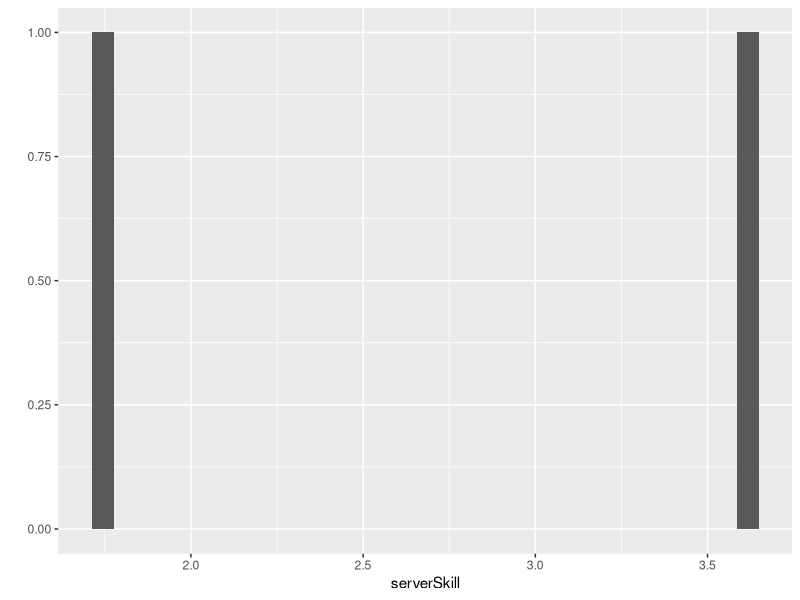
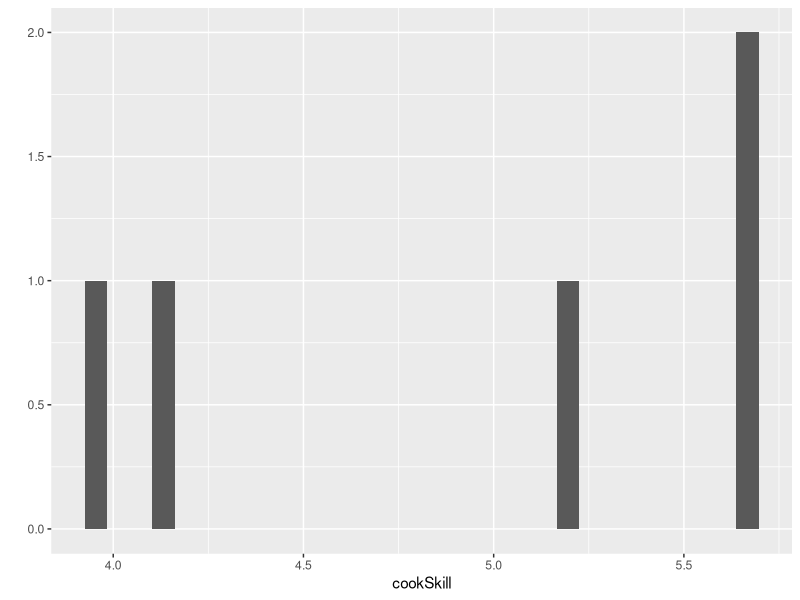
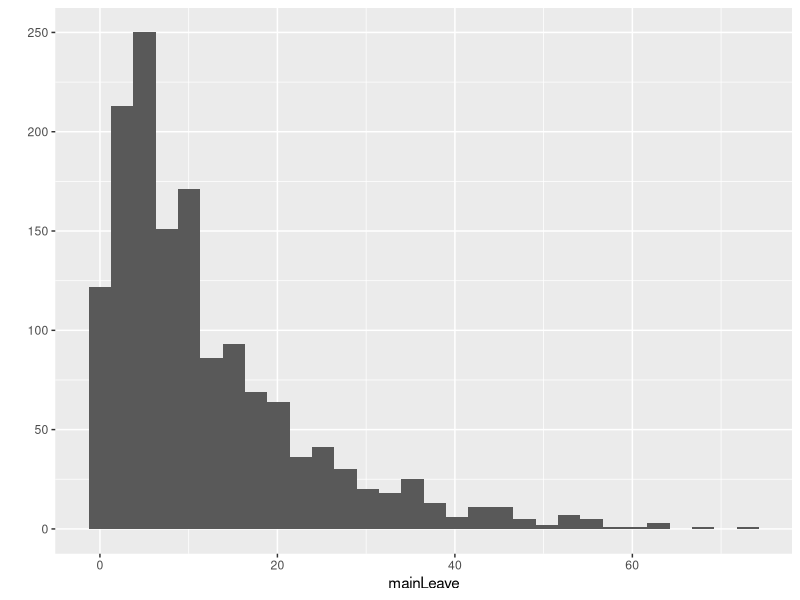
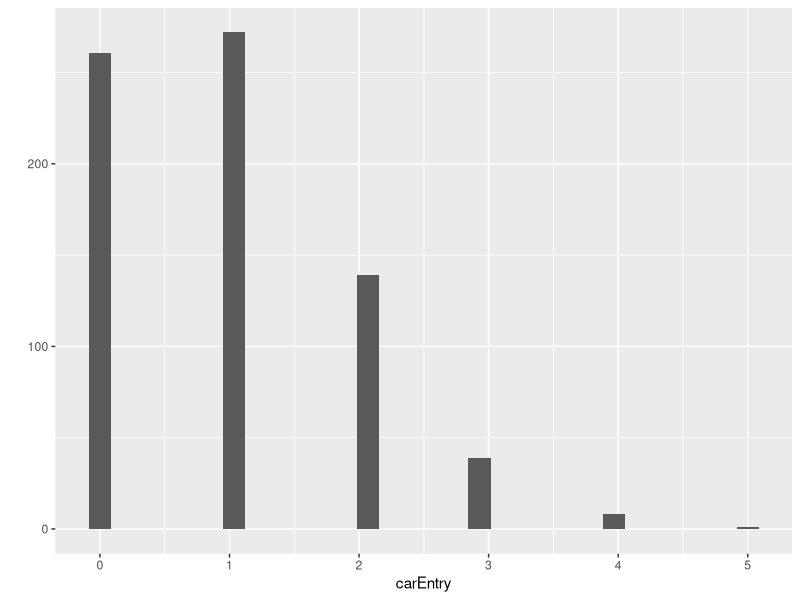
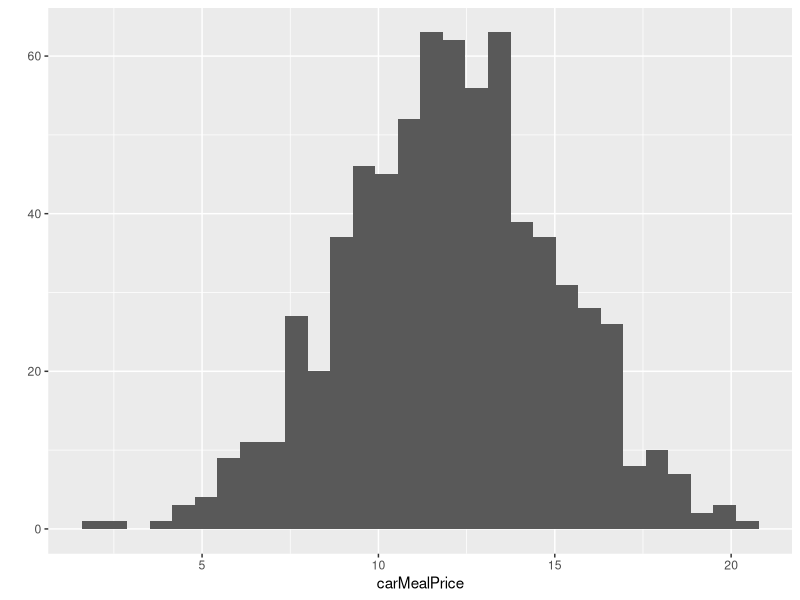
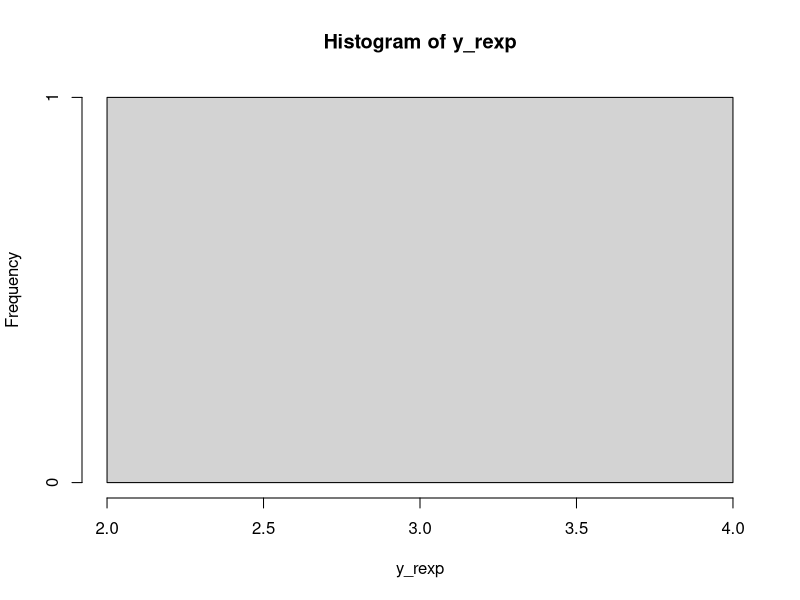

Here is the R script that generated these plots, in order:
library("ggplot2")
library("dplyr")

serverNumber = 2
serverSkill = rnorm(serverNumber) + 3 # Generates an array of normal distribution values 
qplot(serverSkill)

cookNumber = 5
cookSkill = rnorm(cookNumber) + 5
qplot(cookSkill)

storageCapacity = 100
storage = 0

mainEPM = 2 # Main entrance per minute
carEPM = 1 # Car entrance per minute
simulationMinutes = 720 # 720 minutes = 12 hours
mainEntry = rpois(simulationMinutes, mainEPM)
carEntry = rpois(simulationMinutes, carEPM)

avgTimeToLeave = 12
mainLeave = ceiling(rexp(sum(mainEntry),rate = 1/avgTimeToLeave))
carLeave = ceiling(rexp(sum(carEntry),rate = 1/avgTimeToLeave))
qplot(mainLeave)

mainMealPrice = round(rnorm(sum(mainEntry)) * 3 + 10,2) 
carMealPrice = round(rnorm(sum(carEntry)) * 3 + 12,2) 

qplot(carEntry)
qplot(carMealPrice)

dflogs <- data.frame () # Dataframe to track queues
mainQueue = 0
carQueue = 0
sales = 0
salaries = 0
profits = 0

dfmain <- data.frame () # Dataframe to track main queue
dfcar <- data.frame () # Dataframe to track car queue
mainClientNumber = 0
carClientNumber = 0


mainInitialized = FALSE
carInitialized = FALSE

for(t in 1:simulationMinutes){
  
  if(mainEntry[t] != 0){
    for(i in 1:mainEntry[t]){
      mainClientNumber <- mainClientNumber + 1
      dfmain <- rbind(dfmain, c(mainClientNumber, mainMealPrice[mainClientNumber], 'Ordering', t, '', ''))
      if(!mainInitialized){
        mainInitialized <- TRUE
      }
    }
  }
  
  if(carEntry[t] != 0){
    for(i in 1:carEntry[t]){
      carClientNumber <- carClientNumber + 1
      dfcar <- rbind(dfcar, c(carClientNumber, carMealPrice[carClientNumber], 'Ordering', t, '', ''))
      if(!carInitialized){
        carInitialized <- TRUE
      }
    }
  }
  
  if(mainInitialized){
    colnames(dfmain) <- c('Client Number','Meal Price', 'State', "Entry Time", "Order Time", "Served Time")
  }
  if(carInitialized){
    colnames(dfcar) <- c('Client Number','Meal Price', 'State', "Entry Time", "Order Time", "Served Time")
  }
  
  mainQueue <- mainQueue + mainEntry[t]
  carQueue <- carQueue + carEntry[t]

  
  profits <- sales - salaries 
  
  dflogs <- rbind(dflogs, c(t, mainQueue, carQueue, sales, salaries, profits))
  
  if(mainInitialized){
    for(i in 1:length(dfmain[,1])){
      if(dfmain[i,3] == 'Ordering'){
        if((t - as.integer(dfmain[i,4])) >= mainLeave[i]){
          mainQueue <- mainQueue - 1
          dfmain[i,3] <- 'Left'
          dfmain[i,6] <- t
        }
      }
    }
  }
  
}

colnames(dflogs) <- c('Minute','Main Queue', 'Car Queue', 'Sales', 'Salaries', 'Profits')

print(sum(mainEntry))

y_rexp <- ceiling(rexp(1, rate = 0.2))
hist(y_rexp)
print(y_rexp)
